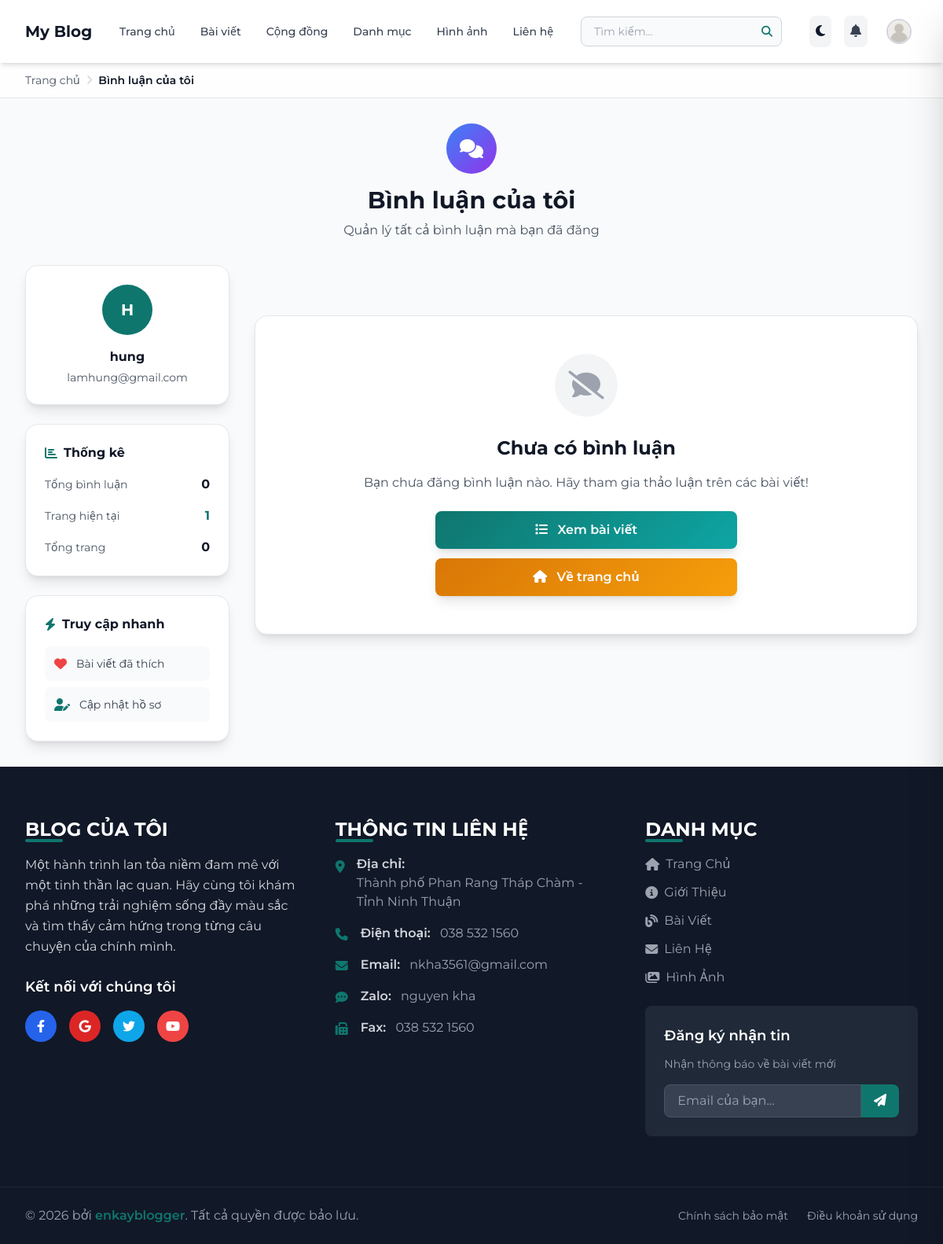
The page /project/static/user_comments.php (signed in) on the database its author committed.
### tables this page shows
CREATE TABLE `users` (
  `id` int(100) NOT NULL,
  `name` varchar(255) NOT NULL,
  `email` varchar(50) NOT NULL,
  `password` varchar(50) NOT NULL,
  `avatar` blob DEFAULT NULL,
  `banned` tinyint(1) NOT NULL DEFAULT 0,
  `level_of_interaction` enum('Cao','Ổn định','Thấp') DEFAULT 'Thấp',
  `reset_code` varchar(32) DEFAULT NULL,
  `role` enum('user','admin') NOT NULL DEFAULT 'user',
  `legacy_admin_id` int(100) DEFAULT NULL
);

### project/static/user_comments.php (the view, shortened to what the rows shown need)
<?php
include '../components/connect.php';
if (isset($_SESSION['user_id'])) {
    $user_id = $_SESSION['user_id'];
} else {
    $user_id = '';
    header('location: home.php');
    exit;
}
$select_user = $conn->prepare("SELECT name, email FROM `users` WHERE id = ?");
$select_user->execute([$user_id]);
$user_info = $select_user->fetch(PDO::FETCH_ASSOC);
?>
<?php include '../components/layout_header.php'; ?>
<main class="min-h-screen bg-gray-50 dark:bg-gray-900">
    <div class="container-custom py-8">
        <div class="text-center mb-8">
            <h1 class="text-3xl font-bold text-gray-900 dark:text-white mb-2">Bình luận của tôi</h1>
        </div>
        <div class="grid grid-cols-1 lg:grid-cols-4 gap-8 profile-shell">
            <div class="lg:col-span-1 order-2 lg:order-1 profile-sidebar">
                <div class="bg-white dark:bg-gray-800 rounded-2xl shadow-lg border border-gray-200 dark:border-gray-700 p-6 mb-6 profile-card">
                    <div class="text-center">
                        <div class="w-16 h-16 bg-main rounded-full flex items-center justify-center text-white text-xl font-bold mx-auto mb-4">
                            <?= strtoupper(substr($user_info['name'], 0, 1)) ?>
                        </div>
                        <h3 class="font-bold text-gray-900 dark:text-white mb-1"><?= htmlspecialchars($user_info['name']) ?></h3>
                        <p class="text-sm text-gray-600 dark:text-gray-400"><?= htmlspecialchars($user_info['email']) ?></p>
                    </div>
                </div>
            </div>
        </div>
    </div>
</main>
<?php include '../components/layout_footer.php'; ?>

### rows shown on the page
users: name "H", name "hung", email "lamhung@gmail.com"

### other values the page prints
$item['title'] "Trang chủ"
$item['title'] "Bình luận của tôi"
$total_comments "0"
$current_page "1"
$total_pages "0"
$diachi_text "Thành phố Phan Rang Tháp Chàm - Tỉnh Ninh Thuận"
$dienthoai_text "038 532 1560"
$email_text "nkha3561@gmail.com"
$name_text "nguyen kha"
$fax_text "038 532 1560"
$footer_text "enkayblogger"
